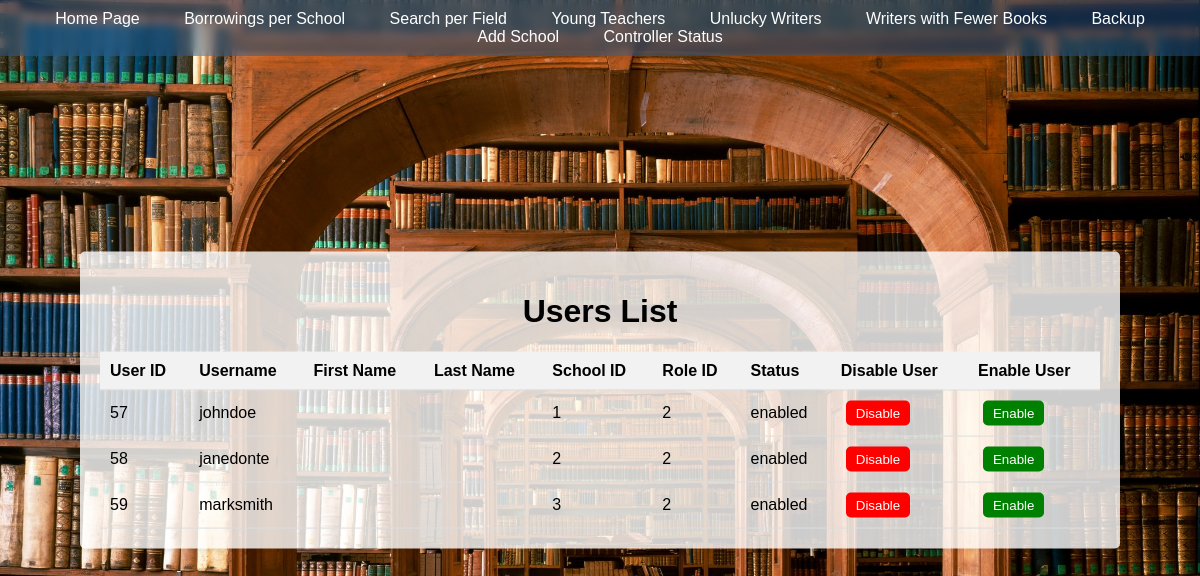
Page /UI/admin_user_status.php (signed in) on the committed database.
### tables this page shows
CREATE TABLE `user` (
  `user_id` int(11) NOT NULL,
  `username` varchar(45) NOT NULL,
  `password` varchar(45) NOT NULL,
  `role_id` int(11) NOT NULL,
  `controller_name` varchar(45) DEFAULT NULL,
  `borrowed_books` int(11) NOT NULL DEFAULT '0',
  `school_id` int(11) DEFAULT NULL,
  `last_login` timestamp NOT NULL DEFAULT CURRENT_TIMESTAMP ON UPDATE CURRENT_TIMESTAMP,
  `reserved_copies` int(11) NOT NULL DEFAULT '0',
  `date_of_birth` date DEFAULT NULL,
  `first_name` varchar(45) DEFAULT NULL,
  `last_name` varchar(45) DEFAULT NULL,
  `status` varchar(45) NOT NULL DEFAULT 'disabled'
);

### UI/admin_user_status.php (the view, shortened to what this page needs)
<?php
$connection = mysqli_connect('localhost', 'root', 'root', 'library');
  $usersQuery = "SELECT * FROM user WHERE role_id = 2";
  $usersResult = mysqli_query($connection, $usersQuery);
  if ($usersResult && mysqli_num_rows($usersResult) > 0) {
    while ($row = mysqli_fetch_assoc($usersResult)) {
      $users[] = $row;
    }
  } else {
    $error = "No users found.";
  }
?>
<!DOCTYPE html>
<html>
<head>
</head>
<body>
<div class="top-bar">
<a href="admin_homepage.php">Home Page</a>
 <a href="admin_borrowing_school.php">Borrowings per School</a>
 <a href="admin_per_field.php">Search per Field</a>
 <a href="admin_young_teachers.php">Young Teachers</a>
 <a href="admin_writer_not_borrowed.php">Unlucky Writers</a>
 <a href="admin_writer_5less.php">Writers with Fewer Books</a>
 <a href="admin_backup.php">Backup</a>
 <a href="admin_add_school.php">Add School</a>
 <a href="admin_user_status.php">Controller Status</a>
</div>
  <div class="container">
    <h1>Users List</h1>
    <?php if (isset($error)): ?>
      <p class="error-message"><?php echo $error; ?></p>
    <?php elseif (isset($users)): ?>
      <table>
        <thead>
          <tr>
            <th>User ID</th>
            <th>Username</th>
            <th>First Name</th>
            <th>Last Name</th>
            <th>School ID</th>
            <th>Role ID</th>
            <th>Status</th>
            <th>Disable User</th>
            <th>Enable User</th>
          </tr>
        </thead>
        <tbody>
          <?php foreach ($users as $user): ?>
            <tr>
              <td><?php echo $user['user_id']; ?></td>
              <td><?php echo $user['username']; ?></td>
              <td><?php echo $user['first_name']; ?></td>
              <td><?php echo $user['last_name']; ?></td>
              <td><?php echo $user['school_id']; ?></td>
              <td><?php echo $user['role_id']; ?></td>
              <td><?php echo $user['status']; ?></td>
              <td>
                <form method="POST" action="admin_user_status.php">
                  <button type="submit" class="disable-button">Disable</button>
                </form>
              </td>
              <td>
              <form method="POST" action="admin_user_status.php">
                  <button type="submit" class="enable-button">Enable</button>
                </form>
          </td>
            </tr>
          <?php endforeach; ?>
        </tbody>
      </table>
    <?php endif; ?>
  </div>
</body>
</html>

### UI/admin_user_status.php (style rules this page uses)
body { font-family: Arial, sans-serif; margin: 0; padding: 0; background-image: url('24manguel-superJumbo.jpg'); background-repeat: no-repeat; background-size: cover; }
.top-bar { background-color: #2a65a469; padding: 10px; text-align: center; backdrop-filter: blur(5px); }
.top-bar a { color: #fff; text-decoration: none; margin: 0 20px; }
.container { max-width: 1000px; width: 90%; margin: 0 auto; padding: 20px; background-color: rgba(255, 255, 255, 0.8); border-radius: 5px; box-shadow: 0 2px 5px rgba(0, 0, 0, 0.1); position: absolute; top: 50%; left: 50%; transform: translate(-50%, -50%); text-align: center; overflow-y: auto; max-height: 80vh; }
h1 { text-align: center; }
table { width: 100%; border-collapse: collapse; margin-top: 20px; }
th, td { padding: 10px; text-align: left; border-bottom: 1px solid #ddd; }
th { background-color: #f2f2f2; }
.enable-button, .disable-button { margin: 0 5px; padding: 5px 10px; border-radius: 5px; border: none; cursor: pointer; }
.enable-button { background-color: green; color: white; }
.disable-button { background-color: red; color: white; }

### rows in the picture
user: user_id "57", username "johndoe", school "1", role "2", status "enabled"
user: user_id "58", username "janedonte", school "2", role "2", status "enabled"
user: user_id "59", username "marksmith", school "3", role "2", status "enabled"
